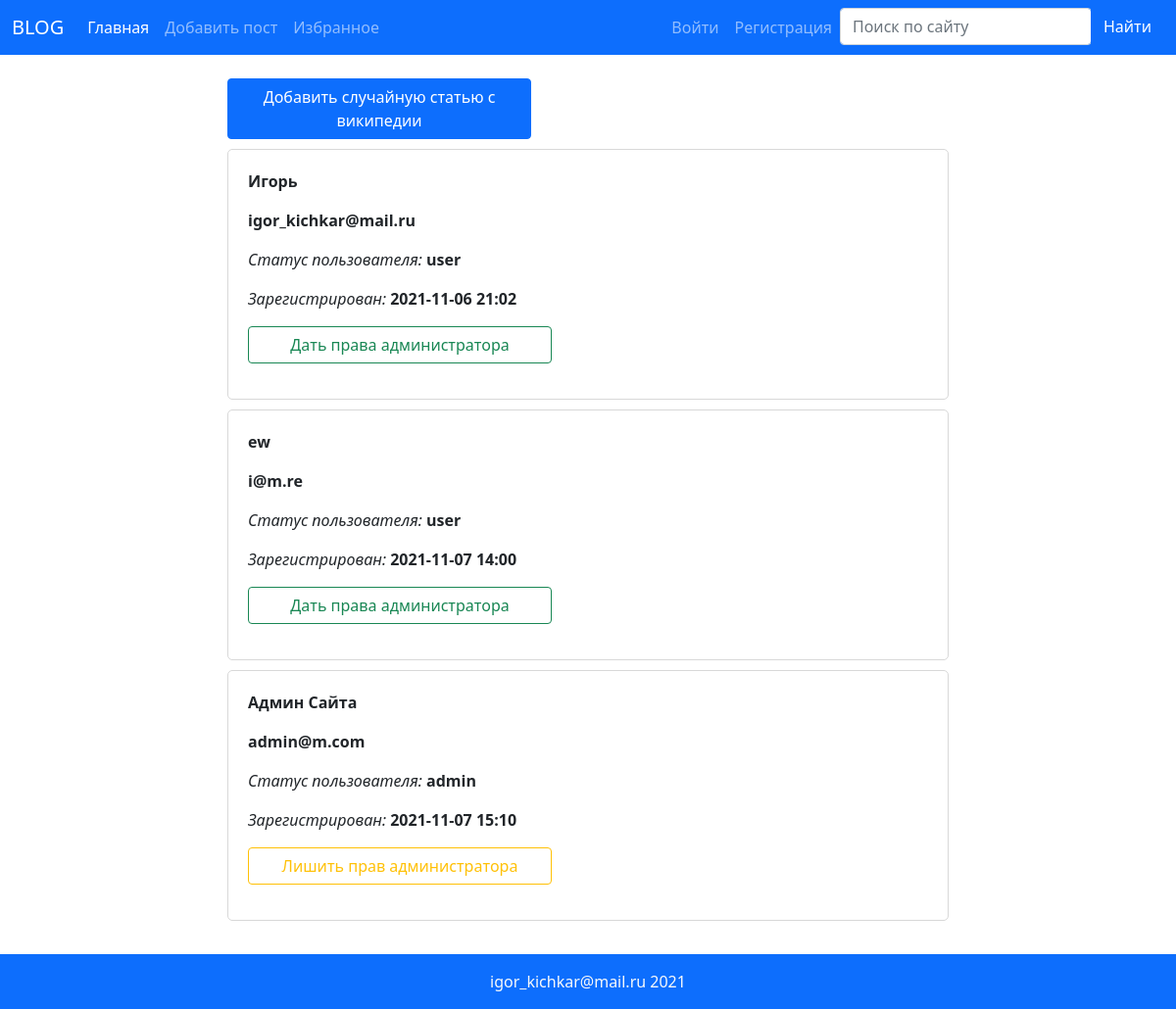
The app's page /admin-panel/, older data.
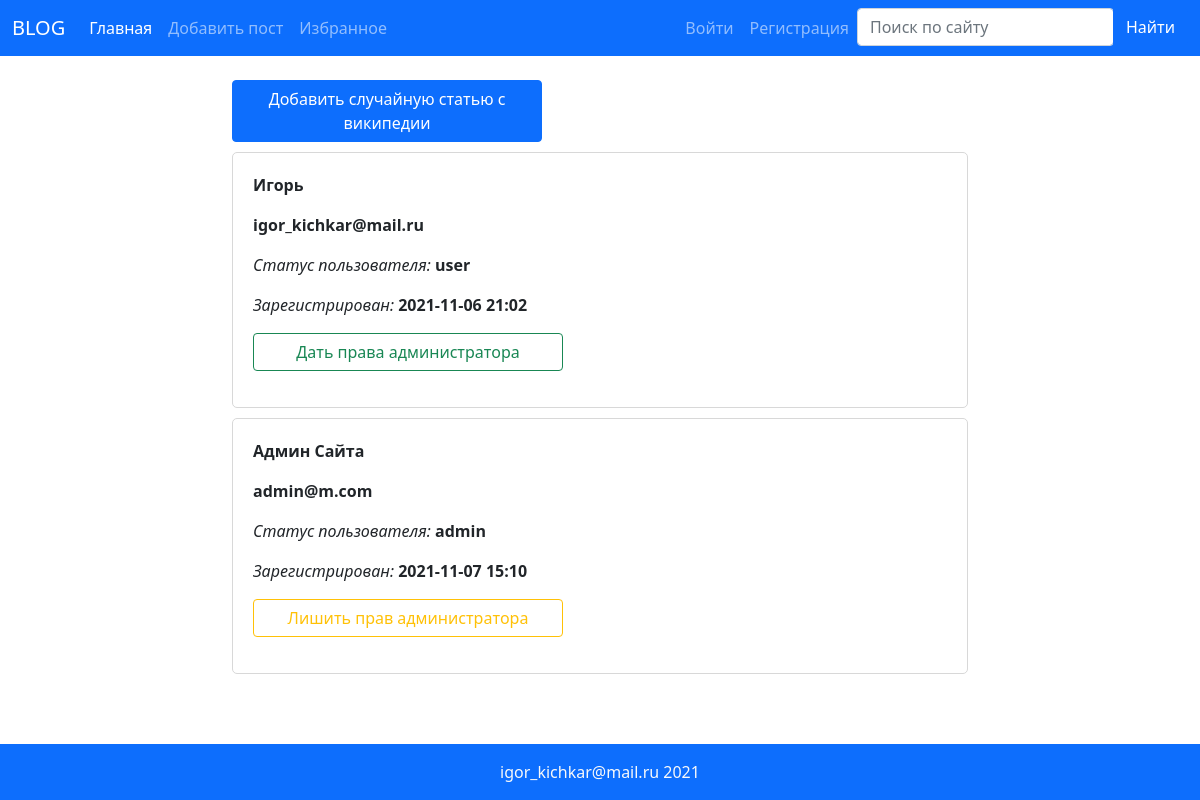
The same page, newer data.
### models.py (models this page shows, shortened)
class SaveMixin(object):
    pass

class Users(db.Model, UserMixin, SaveMixin):
    id = db.Column(db.Integer, primary_key=True)
    user_name = db.Column(db.String(500), nullable=False)
    email = db.Column(db.String(50), unique=True)
    psw = db.Column(db.String(500), nullable=False)
    status = db.Column(db.String(50), nullable=False, default='user')
    date = db.Column(db.DateTime, default=datetime.utcnow)

### app.py (the view, shortened to what this page needs)
@app.route('/admin-panel/<int:user_id>')
@app.route('/admin-panel/')
def admin_panel(user_id=None):
    if not user_id:
        return render_template('admin_panel.html',
                               users=Users.query.all(),
                               current_user=str(current_user),
                               user_status=check_user_status(current_user),
                               autoriz=current_user.is_authenticated)

### utils.py (called while the page is built)
def check_user_status(current_user):
    return str(current_user.status) if current_user.is_authenticated else None

### templates/admin_panel.html
{% extends 'base.html' %}
{% block content %}
<div class="row justify-content-center">
    <div class='col-12 col-sm-10 col-lg-8'>
        <br>
        <a class="btn btn-primary admin_panel_btn" href="{{url_for('add_post', slug='random')}}"> Добавить случайную статью с википедии </a>
        {% for i in users %}
        <div class='post admin_panel_block'>
            <p class="fw-bold">{{ i.user_name }}</p>
            <p class="fw-bold">{{ i.email }}</p>
            <p class='fst-italic'>Статус пользователя: <span class="fst-normal fw-bold">{{ i.status }}</span> </p>
            <p class='fst-italic'>Зарегистрирован: <span class="fst-normal fw-bold">{{ (i.date|string)[:16] }}</span>
            </p>
            {% if i.status == 'admin' %}
            {% if i.email == current_user %}
            <p><a class="btn btn-outline-danger admin_panel_btn"
                    href="{{ url_for('admin_panel', user_id=i.id) }}">Отказаться от прав администратора</a></p>
            {% else %}
            <p><a class="btn btn-outline-warning admin_panel_btn"
                    href="{{ url_for('admin_panel', user_id=i.id) }}">Лишить прав администратора</a></p>
            {%endif%}
            {% else %}
            <p><a class="btn btn-outline-success admin_panel_btn" href="{{ url_for('admin_panel', user_id=i.id) }}">Дать
                    права администратора</a></p>
            {% endif %}
        </div>
        {% endfor %}
    </div>
</div>
<br>
{% endblock %}

### templates/base.html (shortened to what this page needs)
<!DOCTYPE html>
<html lang="ru">
<head>
    <link href="https://cdn.jsdelivr.net/npm/bootstrap@5.1.1/dist/css/bootstrap.min.css" rel="stylesheet"
>
    <link rel="stylesheet" href="{{ url_for('static', filename='css/style.css') }}" type="text/css">
</head>
<body>
    <header class="sticky-top">
        <nav class="navbar navbar-expand-lg navbar-dark bg-primary">
            <div class="container-fluid">
                <a class="navbar-brand" href="{{ url_for('main') }}"><span>BLOG</span> </a>
                <div class="collapse navbar-collapse" id="navbarText">
                    <ul class="navbar-nav me-auto mb-2 mb-lg-0">
                        <li class="nav-item">
                            <a class="nav-link active" aria-current="page" href="{{ url_for('main') }}">Главная</a>
                        </li>
                        {% if autoriz %}
                        {% set link_add_post = url_for('add_post') %}
                        {% set link_favorites = url_for('favorites_posts') %}
                        {% else %}
                        {% set link_add_post = url_for('login') %}
                        {% set link_favorites = url_for('login') %}
                        {% endif %}
                        <li class="nav-item">
                            <a class="nav-link" href="{{ link_add_post }}">Добавить пост</a>
                        </li>
                        <li class="nav-item">
                            <a class="nav-link" href="{{ link_favorites }}">Избранное</a>
                        </li>
                    </ul>
                    <ul class="nav navbar-nav  justify-content-end">
                        {% if not autoriz %}
                        <li class="nav-item justify-content-end">
                            <a class="nav-link" href="{{ url_for('login') }}">Войти</a>
                        </li>
                        <li class="nav-item justify-content-end">
                            <a class="nav-link" href="{{ url_for('register') }}">Регистрация</a>
                        </li>
                        {% endif %}
                        <li class="nav-item justify-content-end">
                            <form method='get' action='/search'>
                                <div class="input-group">
                                    <input type="search" class="form-control rounded" placeholder="Поиск по сайту"
                                        aria-label="Searcha" aria-describedby="search-addon" type="text"
                                        name="search_prase" />
                                    <button type="submit" class="btn btn-primary">Найти</button>
                                </div>
                            </form>
                </div>
            </div>
        </nav>
    </header>
    <div class='container main-content'>
        {% block content %}
        {% endblock %}
    </div>
    <footer class="bg-primary text-center text-lg-start">
        <div class="text-center text-light p-3">
            igor_kichkar@mail.ru 2021
        </div>
    </footer>
</body>
</html>

### static/css/style.css (style rules this page uses)
.post { border-radius: 5px; border: 1px solid rgb(216, 216, 216); margin: 10px auto; padding-top: 5px; }
.admin_panel_btn { width: 310px; }
.admin_panel_block { padding: 20px; }
html { height: 100%; }
body { display: flex; flex-direction: column; height: 100%; }
header { flex: 0 0 auto; }
.main-content { flex: 1 0 auto; }
footer { flex: 0 0 auto; }

Row changes from the older to the newer data that the page shows:
removed Users: user_name "ew", email "i@m.re", status "user", date "2021-11-07 14:00"
